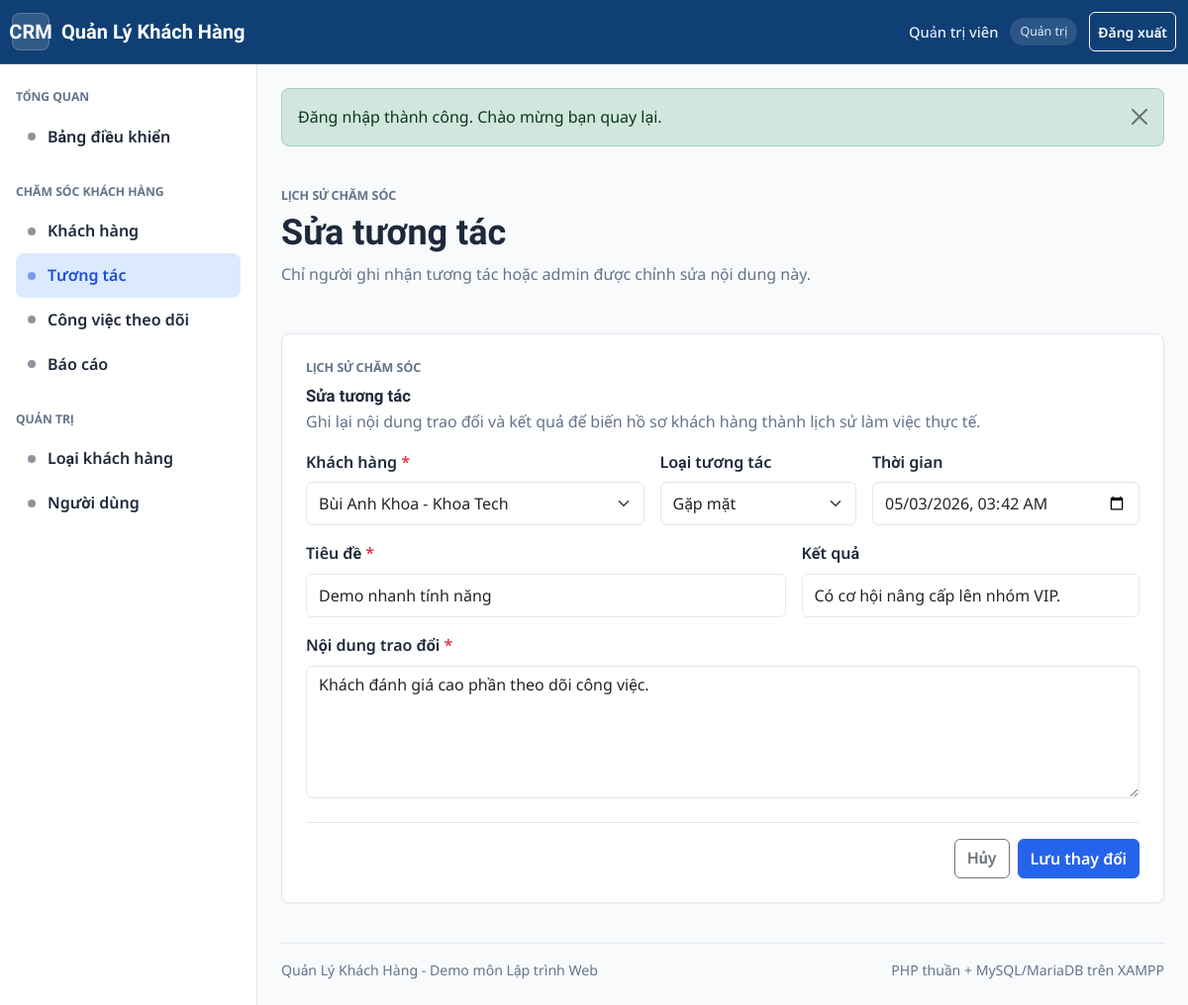
The page /tuong-tac/sua.php?id=7 (signed in) on the database its author committed.
### tables this page shows
CREATE TABLE `interactions` (
    `id` INT UNSIGNED NOT NULL AUTO_INCREMENT,
    `customer_id` INT UNSIGNED NOT NULL,
    `user_id` INT UNSIGNED NOT NULL,
    `interaction_type` ENUM('call', 'email', 'meeting', 'note', 'chat', 'zalo', 'other') NOT NULL DEFAULT 'note',
    `title` VARCHAR(150) NOT NULL,
    `content` TEXT NULL,
    `result` VARCHAR(150) NULL,
    `interaction_at` DATETIME NOT NULL DEFAULT CURRENT_TIMESTAMP,
    `created_at` DATETIME NOT NULL DEFAULT CURRENT_TIMESTAMP,
    `updated_at` DATETIME NOT NULL DEFAULT CURRENT_TIMESTAMP ON UPDATE CURRENT_TIMESTAMP,
    PRIMARY KEY (`id`),
    KEY `idx_interactions_customer_date` (`customer_id`, `interaction_at`),
    KEY `idx_interactions_user_date` (`user_id`, `interaction_at`),
    KEY `idx_interactions_type_date` (`interaction_type`, `interaction_at`),
    CONSTRAINT `fk_interactions_customer`
        FOREIGN KEY (`customer_id`) REFERENCES `customers` (`id`)
        ON UPDATE CASCADE
        ON DELETE CASCADE,
    CONSTRAINT `fk_interactions_user`
        FOREIGN KEY (`user_id`) REFERENCES `users` (`id`)
        ON UPDATE CASCADE
        ON DELETE RESTRICT
);

CREATE TABLE `customers` (
    `id` INT UNSIGNED NOT NULL AUTO_INCREMENT,
    `customer_type_id` INT UNSIGNED NOT NULL,
    `assigned_user_id` INT UNSIGNED NULL,
    `full_name` VARCHAR(150) NOT NULL,
    `company_name` VARCHAR(150) NULL,
    `gender` ENUM('male', 'female', 'other', 'unknown') NOT NULL DEFAULT 'unknown',
    `date_of_birth` DATE NULL,
    `phone` VARCHAR(32) NULL,
    `phone_normalized` VARCHAR(32) NULL,
    `email` VARCHAR(191) NULL,
    `email_normalized` VARCHAR(191) NULL,
    `address` VARCHAR(255) NULL,
    `city` VARCHAR(80) NULL,
    `source` ENUM('website', 'facebook', 'referral', 'walk_in', 'phone', 'other') NOT NULL DEFAULT 'other',
    `status` ENUM('active', 'potential', 'inactive') NOT NULL DEFAULT 'active',
    `notes` TEXT NULL,
    `deleted_at` DATETIME NULL,
    `active_phone_key` VARCHAR(32)
        GENERATED ALWAYS AS (
            CASE
                WHEN `deleted_at` IS NULL
                 AND `phone_normalized` IS NOT NULL
                 AND `phone_normalized` <> ''
                THEN `phone_normalized`
                ELSE NULL
            END
        ) PERSISTENT,
    `active_email_key` VARCHAR(191)
        GENERATED ALWAYS AS (
            CASE
                WHEN `deleted_at` IS NULL
                 AND `email_normalized` IS NOT NULL
                 AND `email_normalized` <> ''
                THEN `email_normalized`
                ELSE NULL
            END
        ) PERSISTENT,
    `created_at` DATETIME NOT NULL DEFAULT CURRENT_TIMESTAMP,
    `updated_at` DATETIME NOT NULL DEFAULT CURRENT_TIMESTAMP ON UPDATE CURRENT_TIMESTAMP,
    PRIMARY KEY (`id`),
    UNIQUE KEY `uq_customers_active_phone` (`active_phone_key`),
    UNIQUE KEY `uq_customers_active_email` (`active_email_key`),
    KEY `idx_customers_name` (`full_name`),
    KEY `idx_customers_company_name` (`company_name`),
    KEY `idx_customers_type_status` (`customer_type_id`, `status`),
    KEY `idx_customers_assigned_status` (`assigned_user_id`, `status`),
    KEY `idx_customers_status_deleted` (`status`, `deleted_at`),
    KEY `idx_customers_deleted_at` (`deleted_at`),
    KEY `idx_customers_phone_normalized` (`phone_normalized`),
    KEY `idx_customers_email_normalized` (`email_normalized`),
    CONSTRAINT `fk_customers_customer_type`
        FOREIGN KEY (`customer_type_id`) REFERENCES `customer_types` (`id`)
        ON UPDATE CASCADE
        ON DELETE RESTRICT,
    CONSTRAINT `fk_customers_assigned_user`
        FOREIGN KEY (`assigned_user_id`) REFERENCES `users` (`id`)
        ON UPDATE CASCADE
        ON DELETE SET NULL
);

### dung-chung/ham-chung.php (called while the page is built, shortened)
<?php
function e(mixed $giaTri): string
{
    return htmlspecialchars((string) ($giaTri ?? ''), ENT_QUOTES | ENT_SUBSTITUTE, 'UTF-8');
}
function duong_dan(string $duongDan = ''): string
{
    return rtrim(DUONG_DAN_GOC, '/') . '/' . ltrim($duongDan, '/');
}

### cau-hinh/ket-noi-csdl.php (called while the page is built, shortened)
<?php
function lay_ket_noi_csdl(): PDO
{
    static $pdo = null;
    if ($pdo instanceof PDO) {
        return $pdo;
    }
    $dsn = sprintf(
        'mysql:host=%s;port=%d;dbname=%s;charset=%s',
        DB_HOST,
        DB_PORT,
        DB_NAME,
        DB_CHARSET
    );
    try {
        $pdo = new PDO($dsn, DB_USERNAME, DB_PASSWORD, [
            PDO::ATTR_ERRMODE => PDO::ERRMODE_EXCEPTION,
            PDO::ATTR_DEFAULT_FETCH_MODE => PDO::FETCH_ASSOC,
            PDO::ATTR_EMULATE_PREPARES => false,
            PDO::MYSQL_ATTR_INIT_COMMAND => 'SET NAMES ' . DB_CHARSET,
        ]);
        $pdo->exec('SET NAMES ' . DB_CHARSET . ' COLLATE ' . lay_collation_ket_noi($pdo));
    } catch (PDOException $exception) {
        throw new RuntimeException('Không thể kết nối cơ sở dữ liệu.', 0, $exception);
    }
    return $pdo;
}
function lay_collation_ket_noi(PDO $pdo): string
{
    $collations = [DB_COLLATION, DB_FALLBACK_COLLATION];
    $stmt = $pdo->prepare(
        'SELECT COLLATION_NAME
         FROM information_schema.COLLATIONS
         WHERE CHARACTER_SET_NAME = :charset
           AND COLLATION_NAME = :collation
         LIMIT 1'
    );
    foreach ($collations as $collation) {
        $stmt->execute([
            'charset' => DB_CHARSET,
            'collation' => $collation,
        ]);
        if ($stmt->fetchColumn()) {
            return $collation;
        }
    }
    return DB_FALLBACK_COLLATION;
}

### dung-chung/ham-csdl.php (called while the page is built, shortened)
<?php
require_once __DIR__ . '/../cau-hinh/ket-noi-csdl.php';
function chay_truy_van(string $sql, array $thamSo = []): PDOStatement
{
    $stmt = lay_ket_noi_csdl()->prepare($sql);
    $stmt->execute($thamSo);
    return $stmt;
}
function lay_mot_dong(string $sql, array $thamSo = []): ?array
{
    $dong = chay_truy_van($sql, $thamSo)->fetch();
    return $dong === false ? null : $dong;
}
function lay_nhieu_dong(string $sql, array $thamSo = []): array
{
    return chay_truy_van($sql, $thamSo)->fetchAll();
}

### tuong-tac/truy-van-tuong-tac.php (called while the page is built, shortened)
<?php
function lay_lua_chon_khach_hang_tuong_tac(?int $idHienTai = null): array
{
    $sql = 'SELECT id, full_name, company_name FROM customers WHERE deleted_at IS NULL';
    $thamSo = [];
    if ($idHienTai !== null) {
        $sql .= ' OR id = :id';
        $thamSo['id'] = $idHienTai;
    }
    return lay_nhieu_dong($sql . ' ORDER BY full_name ASC', $thamSo);
}
function lay_tuong_tac_theo_id(int $id): ?array
{
    return lay_mot_dong(
        "SELECT i.*, c.full_name AS customer_name, c.company_name, u.full_name AS user_name
         FROM interactions i
         INNER JOIN customers c ON c.id = i.customer_id
         INNER JOIN users u ON u.id = i.user_id
         WHERE i.id = :id
         LIMIT 1",
        ['id' => $id]
    );
}

### tuong-tac/xu-ly-du-lieu-tuong-tac.php (called while the page is built, shortened)
<?php
function nhan_loai_tuong_tac(): array
{
    return [
        'call' => 'Gọi điện',
        'email' => 'Email',
        'meeting' => 'Gặp mặt',
        'chat' => 'Chat/Zalo',
        'note' => 'Ghi chú',
        'other' => 'Khác',
    ];
}
function du_lieu_mac_dinh_tuong_tac(?int $maKhachHang = null): array
{
    return [
        'customer_id' => (string) ($maKhachHang ?? ''),
        'interaction_type' => 'call',
        'title' => '',
        'content' => '',
        'result' => '',
        'interaction_at' => date('Y-m-d\TH:i'),
        'create_follow_up' => 0,
        'task_title' => '',
        'task_due_at' => date('Y-m-d\TH:i', strtotime('+1 day')),
        'task_priority' => 'medium',
    ];
}

### tuong-tac/bieu-mau.php (the view, shortened to what this page needs)
<?php
$loi = $loi ?? [];
$duLieu = array_merge(du_lieu_mac_dinh_tuong_tac(), $duLieu ?? []);
$danhSachKhachHang = $danhSachKhachHang ?? [];
$nhanNut = $nhanNut ?? 'Lưu tương tác';
$tieuDeBieuMau = $tieuDeBieuMau ?? 'Thông tin tương tác';
$coLoi = static fn (string $truong): string => isset($loi[$truong]) ? ' is-invalid' : '';
?>
<form method="post" class="surface-card interaction-form" novalidate>
    <div class="interaction-form-heading">
        <p class="eyebrow">Lịch sử chăm sóc</p>
        <h2 class="card-title mb-1"><?= e($tieuDeBieuMau) ?></h2>
        <p class="text-muted mb-0">Ghi lại nội dung trao đổi và kết quả để biến hồ sơ khách hàng thành lịch sử làm việc thực tế.</p>
    </div>
    <div class="row g-3">
        <div class="col-lg-5">
            <label class="form-label" for="customer_id">Khách hàng <span class="text-danger">*</span></label>
            <select class="form-select<?= e($coLoi('customer_id')) ?>" id="customer_id" name="customer_id" required>
                <?php foreach ($danhSachKhachHang as $khachHang): ?>
                    <option value="<?= e($khachHang['id']) ?>" <?= (string) $duLieu['customer_id'] === (string) $khachHang['id'] ? 'selected' : '' ?>>
                        <?= e($khachHang['full_name']) ?><?= $khachHang['company_name'] ? ' - ' . e($khachHang['company_name']) : '' ?>
                    </option>
                <?php endforeach; ?>
            </select>
        </div>
        <div class="col-md-6 col-lg-3">
            <label class="form-label" for="interaction_type">Loại tương tác</label>
            <select class="form-select<?= e($coLoi('interaction_type')) ?>" id="interaction_type" name="interaction_type">
                <?php foreach (nhan_loai_tuong_tac() as $giaTri => $nhan): ?>
                    <option value="<?= e($giaTri) ?>" <?= $duLieu['interaction_type'] === $giaTri ? 'selected' : '' ?>><?= e($nhan) ?></option>
                <?php endforeach; ?>
            </select>
        </div>
        <div class="col-md-6 col-lg-4">
            <label class="form-label" for="interaction_at">Thời gian</label>
            <input class="form-control<?= e($coLoi('interaction_at')) ?>" id="interaction_at" name="interaction_at" type="datetime-local" value="<?= e($duLieu['interaction_at']) ?>">
        </div>
        <div class="col-lg-7">
            <label class="form-label" for="title">Tiêu đề <span class="text-danger">*</span></label>
            <input class="form-control<?= e($coLoi('title')) ?>" id="title" maxlength="150" name="title" value="<?= e($duLieu['title']) ?>">
        </div>
        <div class="col-lg-5">
            <label class="form-label" for="result">Kết quả</label>
            <input class="form-control<?= e($coLoi('result')) ?>" id="result" maxlength="150" name="result" placeholder="Ví dụ: hẹn demo, cần báo giá..." value="<?= e($duLieu['result']) ?>">
        </div>
        <div class="col-12">
            <label class="form-label" for="content">Nội dung trao đổi <span class="text-danger">*</span></label>
            <textarea class="form-control<?= e($coLoi('content')) ?>" id="content" name="content" rows="5"><?= e($duLieu['content']) ?></textarea>
        </div>
    </div>
    <div class="interaction-form-actions">
        <a class="btn btn-outline-secondary" href="<?= e(duong_dan('tuong-tac/')) ?>">Hủy</a>
        <button class="btn btn-primary" type="submit"><?= e($nhanNut) ?></button>
    </div>
</form>

### tai-nguyen/css/bien-thiet-ke.css (style rules this page uses)
:root { --color-bg: #f8fafc; --color-surface: #ffffff; --color-surface-soft: #f1f5f9; --color-ink: #1e293b; --color-muted: #64748b; --color-line: #e2e8f0; --color-primary: #2563eb; --color-primary-dark: #1d4ed8; --color-primary-soft: #dbeafe; --color-accent: #f97316; --color-accent-soft: #ffedd5; --color-success: #16a34a; --color-success-soft: #dcfce7; --color-warning: #d97706; --color-warning-soft: #fef3c7; --color-danger: #dc2626; --color-danger-soft: #fee2e2; --shadow-sm: 0 1px 2px rgba(15, 23, 42, 0.06); --shadow-md: 0 18px 40px rgba(15, 23, 42, 0.08); --radius-sm: 6px; --radius-md: 8px; --radius-lg: 12px; --space-1: 4px; --space-2: 8px; --space-3: 12px; --space-4: 16px; --space-5: 24px; --space-6: 32px; --app-sidebar-width: 260px; --app-header-height: 64px; }
* { box-sizing: border-box; }
html { min-width: 320px; }
body { background: var(--color-bg); color: var(--color-ink); font-family: "Noto Sans", "Be Vietnam Pro", system-ui, -apple-system, BlinkMacSystemFont, "Segoe UI", sans-serif; font-size: 16px; line-height: 1.55; margin: 0; }
h1, h2, h3, h4, h5, h6, .navbar-brand { font-family: "Be Vietnam Pro", "Noto Sans", system-ui, sans-serif; }
a { color: var(--color-primary); }
.text-muted { color: var(--color-muted) !important; }
.eyebrow { color: var(--color-muted); font-size: 0.78rem; font-weight: 700; letter-spacing: 0; margin-bottom: var(--space-2); text-transform: uppercase; }

### tai-nguyen/css/bo-cuc.css (style rules this page uses)
.app-body { min-height: 100dvh; }

### tai-nguyen/css/thanh-phan.css (style rules this page uses)
.surface-card, .placeholder-panel, .auth-card { background: var(--color-surface); border: 1px solid var(--color-line); border-radius: var(--radius-md); box-shadow: var(--shadow-sm); padding: var(--space-5); }
.card-title { font-size: 1.05rem; font-weight: 700; margin: 0 0 var(--space-3); }
.btn { border-radius: var(--radius-sm); font-weight: 600; min-height: 40px; }
.btn-primary { background: var(--color-primary); border-color: var(--color-primary); }
.form-label { color: var(--color-ink); font-weight: 600; }
.form-control, .form-select { border-color: var(--color-line); border-radius: var(--radius-sm); font-size: 1rem; min-height: 44px; }

### tai-nguyen/css/tuong-tac.css (style rules this page uses)
.interaction-filter, .interaction-form { margin-bottom: var(--space-4); }
.interaction-actions, .interaction-form-actions { align-items: center; display: flex; gap: var(--space-2); justify-content: flex-end; }
.interaction-form { max-width: 1080px; }
.interaction-form-heading { margin-bottom: var(--space-4); }
.interaction-form-actions { border-top: 1px solid var(--color-line); margin-top: var(--space-5); padding-top: var(--space-4); }

### rows shown on the page
interactions: customer_id "Bùi Anh Khoa - Khoa Tech", interaction_type "Gặp mặt", title "Demo nhanh tính năng", result "Có cơ hội nâng cấp lên nhóm VIP.", content "Khách đánh giá cao phần theo dõi công việc."

### other values the page prints
TEN_UNG_DUNG "Quản Lý Khách Hàng"
$nguoiDung['ho_ten'] ?: $nguoiDung['ten_dang_nhap'] "Quản trị viên"
$vaiTro "Quản trị"
$nhan "Bảng điều khiển Khách hàng Tương tác Công việc theo dõi Báo cáo Loại khách hàng Người dùng"
$thongBao['noi_dung'] "Đăng nhập thành công. Chào mừng bạn quay lại."
$tieuDeBieuMau "Sửa tương tác"
$nhanNut "Lưu thay đổi"
